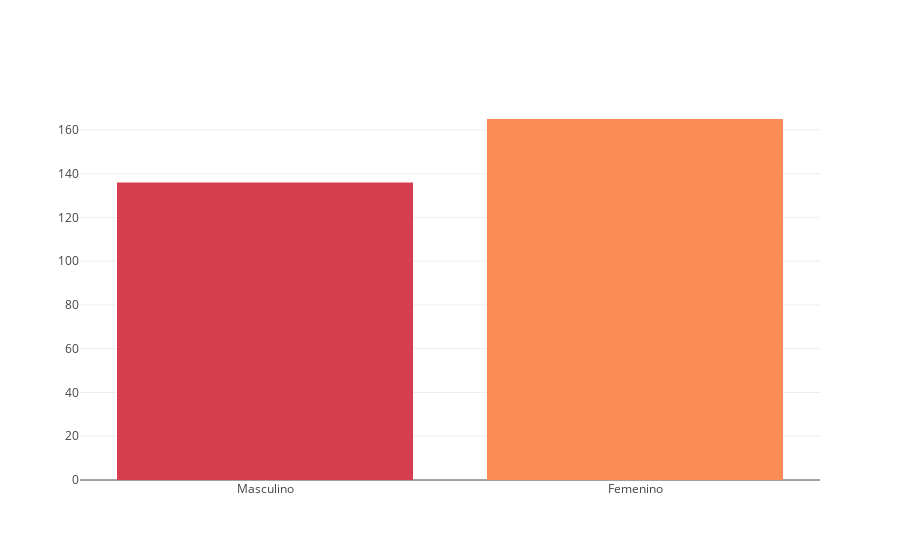
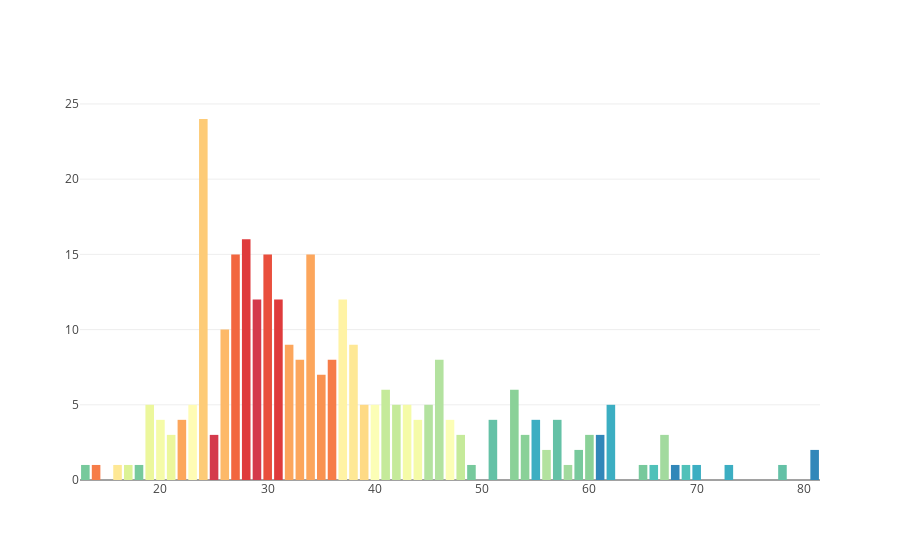
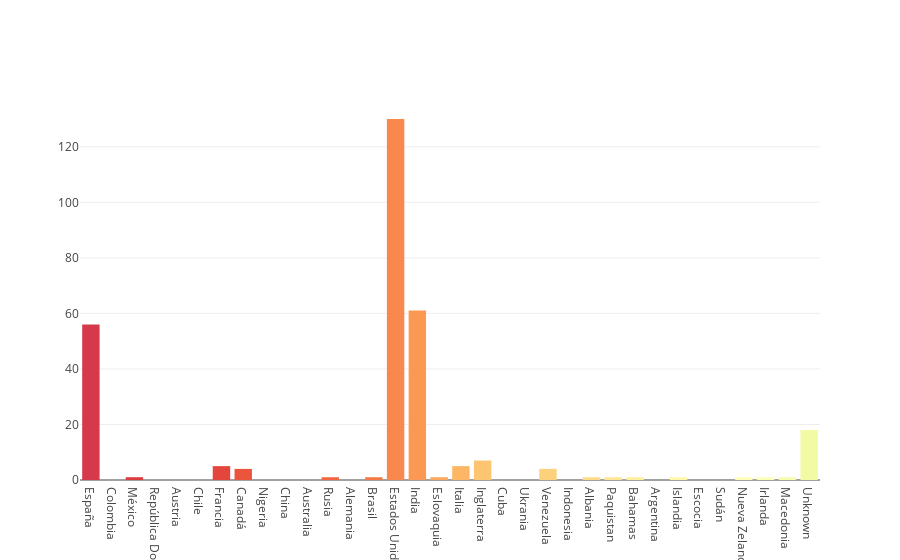
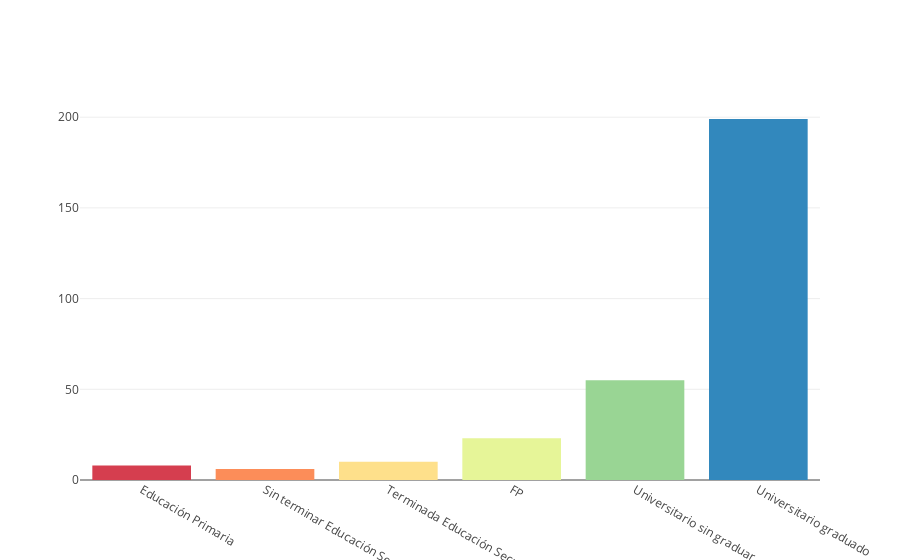

Source (notebook cell) for these figures, in order:
### Code cell
visualize_personal_info_by_cultural_clusters_esp(dataframe_with_clusters_esp)
